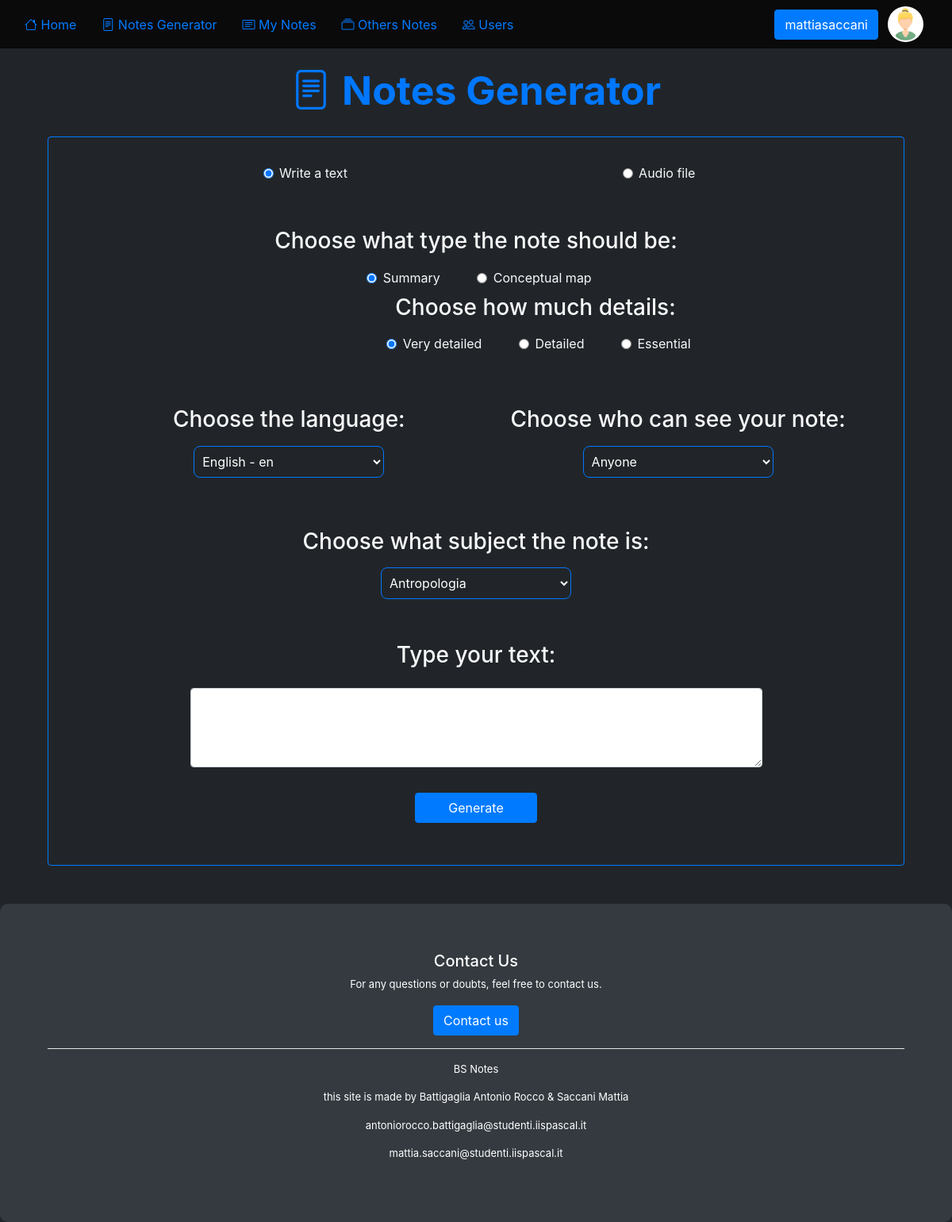
Page /routes/notes-generator.php (signed in) on the committed database.
### tables this page shows
CREATE TABLE `utente` (
  `id` int(11) NOT NULL,
  `nome` varchar(50) NOT NULL,
  `cognome` varchar(50) NOT NULL,
  `username` varchar(70) NOT NULL,
  `email` varchar(100) NOT NULL,
  `userPassword` varchar(30) NOT NULL,
  `id_avatar` int(11) DEFAULT NULL
);

CREATE TABLE `avatar` (
  `id` int(11) NOT NULL,
  `nome` varchar(100) NOT NULL,
  `estensione` varchar(10) NOT NULL,
  `percorso` varchar(600) NOT NULL
);

### utilities/selectionFiller.php (the view, shortened to what this page needs)
<?php
function populateSubjects() {
    $arraySubjects = $GLOBALS["connection"]->query("select id, nome from materia;")->fetch_all(MYSQLI_ASSOC);
    usort($arraySubjects, "sortBySubject");
    $html = "";
    foreach($arraySubjects as $subject) {
        $html .= "<option value='" .$subject["id"] ."'>" .$subject["nome"] ."</option>";
    }
    return $html;
}
function populateLanguages() {
    $html = "";
    $languages = $GLOBALS["connection"]->query("select language, code from lingua;")->fetch_all(MYSQLI_ASSOC);
    usort($languages, 'sortByLanguage');
    $preferredLang = explode(";", explode(",", $_SERVER['HTTP_ACCEPT_LANGUAGE'])[1])[0];
    for($i=0;$i<count($languages);$i++) {
        if($preferredLang == $languages[$i]["code"])
            $sel = "selected";
        else
            $sel = "";
        $html .= "<option $sel value='" .$languages[$i]["language"] ."'>" .$languages[$i]["language"] ." - " .$languages[$i]["code"] ."</option>";
    }
    return $html;
}

### routes/navbar.php (shortened to what this page needs)
<?php
if(isset($_SESSION["id"])) {
    $notesGenerator = "Notes Generator";
    $myNotes = "My Notes";
    $othersNotes = "Others Notes";
    $users = "Users";
    $action = setAction(true);
    $navbar = createNavbar($notesGenerator, $myNotes, $othersNotes, $users, $action);
}
function createNavbar($notesGenerator, $myNotes, $othersNotes, $users, $action) {
    return '
    <nav style="background-color: rgb(10, 10, 10); z-index: 0;" class="navbar navbar-expand-lg p-2">
        <div class="container-fluid">
            <div class="collapse navbar-collapse" id="navbarNav">
                <ul class="navbar-nav">
                    <li class="nav-item">
                        <a class="nav-link active text-primary" aria-current="page" href="homepage.php">
                            <i class="bi-house"></i>
                            Home
                        </a>
                    </li>
                    <li class="nav-item">
                        <a class="nav-link text-primary ml-3" href="notes-generator.php" ' .checkIfshow($notesGenerator) .'>
                            <i class="bi-file-text"></i>
                            ' .$notesGenerator .'
                        </a>
                    </li>
                    <li class="nav-item">
                        <a class="nav-link text-primary ml-3" href="myNotes.php" ' .checkIfshow($myNotes) .'>
                            <i class="bi bi-card-text"></i>
                            ' .$myNotes .'
                        </a>
                    </li>
                    <li class="nav-item">
                        <a class="nav-link text-primary ml-3" href="notes.php" ' .checkIfshow($othersNotes) .'>
                            <i class="bi bi-collection"></i>
                            ' .$othersNotes .'
                        </a>
                    </li>
                    <li class="nav-item">
                        <a class="nav-link text-primary ml-3" href="users.php" ' .checkIfshow($users) .'>
                            <i class="bi bi-people"></i>
                            ' .$users .'
                        </a>
                    </li>
                </ul>
            </div>
            <div class="dropdown">
            ' .$action .'
            </div>
        </div>
    </nav>
    ';
}
function setAction($isLogged) {
    $size = 21;
    if($isLogged == false) {
        $path = "href='login.php'";
        $elem = '
        <svg xmlns="http://www.w3.org/2000/svg" width="' .$size .'" height="' .$size .'" fill="currentColor" class="bi bi-person-fill" viewBox="0 0 16 16">
            <path d="M3 14s-1 0-1-1 1-4 6-4 6 3 6 4-1 1-1 1zm5-6a3 3 0 1 0 0-6 3 3 0 0 0 0 6"/>
        </svg>
        ';
        $loggedActions = "";
        $temp = "
        <a " .$path ."'>
            <button type='button' id='loginBar' class='btn btn-primary' value='0'>
            " .$elem ."
            </button>
            " .$loggedActions .
        "</a>";
    }
    else {
        include('../utilities/connection.php');
        $query = "SELECT u.*, a.* FROM utente u inner join avatar a on a.id = u.id_avatar WHERE u.id = " .$_SESSION["id"] .";";
        $result = $connection->query($query);
        $row = mysqli_fetch_assoc($result);
        $username = $row["username"];
        $elem = "
        <span class='d-inline-block'>" .$username ."</span>
        ";
        $loggedActions = '
        <div style="position: relative; top: 2px; display: inline-block;">
            <li class="nav-item d-inline-block actions">
                <a class="nav-link text-primary ml-3 navitemslogged" style="display: none;" href="../utilities/logout.php?remove=true">
                    <svg xmlns="http://www.w3.org/2000/svg" width="18" height="18" fill="currentColor" class="bi bi-person-fill-x mb-1" viewBox="0 0 16 16">
                        <path d="M11 5a3 3 0 1 1-6 0 3 3 0 0 1 6 0m-9 8c0 1 1 1 1 1h5.256A4.5 4.5 0 0 1 8 12.5a4.5 4.5 0 0 1 1.544-3.393Q8.844 9.002 8 9c-5 0-6 3-6 4"/>
                        <path d="M12.5 16a3.5 3.5 0 1 0 0-7 3.5 3.5 0 0 0 0 7m-.646-4.854.646.647.646-.647a.5.5 0 0 1 .708.708l-.647.646.647.646a.5.5 0 0 1-.708.708l-.646-.647-.646.647a.5.5 0 0 1-.708-.708l.647-.646-.647-.646a.5.5 0 0 1 .708-.708"/>
                    </svg>
                    Logout
                </a>
            </li>
            <li class="nav-item d-inline-block actions">
                <a class="nav-link text-primary ml-3 navitemslogged" style="display: none;" href="friends.php">
                    <i class="bi bi-people-fill"></i>
                    Friends
                </a>
            </li>
            <li class="nav-item d-inline-block actions">
                <a class="nav-link text-primary ml-3 navitemslogged" style="display: none;" href="settings.php">
                    <i class="bi bi-gear-fill"></i>
                    Settings
                </a>
            </li>
        </div>
        ';
        $avatarSize = "45px";
        $temp = "
            <div class='d-inline-block' style='position: relative;'>
                <button type='button' id='loginBar' class='btn btn-primary' onmouseenter='showTooltip()' onmouseleave='unshowTooltip()' value='0'>
                " .$elem ."
                </button>
                <span class='tooltiptext'>Click to show settings</span>
            </div>
            <a href='settings.php?avatar=true'><img style='display: inline-block; width: $avatarSize; height: $avatarSize; margin-left: 7px; border-radius: 27px;' src='" .$row["percorso"] ."/" .$row["nome"] .$row["estensione"] ."'></a>
            " .$loggedActions
            ;
    }
    return $temp;
}
function checkIfshow($var) {
    if(strcmp($var, "") == 0) {
        return "style='display: none;' disabled";
    }
    else {
        return "style='display: inline-block;'";
    }
}
$iconPath = "../images/logo bs notes.png";
$intestazione = '
<!DOCTYPE html>
<html style="height: 100%;">
    <head>
        <link rel="stylesheet" href="https://stackpath.bootstrapcdn.com/bootstrap/4.5.2/css/bootstrap.min.css">
        <script src="https://code.jquery.com/jquery-3.6.0.min.js"></script>
        <script src="https://cdnjs.cloudflare.com/ajax/libs/jquery/3.5.1/jquery.min.js"></script>
        <script src="https://stackpath.bootstrapcdn.com/bootstrap/4.5.2/js/bootstrap.min.js"></script>
        <script src="https://cdn.jsdelivr.net/npm/mermaid@10.8.0/dist/mermaid.min.js"></script>
        <link rel="stylesheet" href="https://cdn3.devexpress.com/jslib/23.2.3/css/dx.light.css">
        <script type="text/javascript" src="https://cdn3.devexpress.com/jslib/23.2.3/js/dx.all.js"></script>
        <link rel="stylesheet" href="https://cdn.jsdelivr.net/npm/bootstrap-icons@1.7.2/font/bootstrap-icons.css">
        <link rel="icon" type="image/png" href="' .$iconPath .'">
    </head>
    <body style="background-color: #212529;">
';

### routes/notes-generator.php (style rules this page uses)
.select option { font-size: 14px; padding: 30px; background-color: #212529;; color: white; }

### rows in the picture
utente: username "mattiasaccani", id_avatar.estensione (picture)

### other values in the picture
$notesGenerator "Notes Generator"
$myNotes "My Notes"
$othersNotes "Others Notes"
$users "Users"
form field language "English - en"
form field subject "Antropologia"
